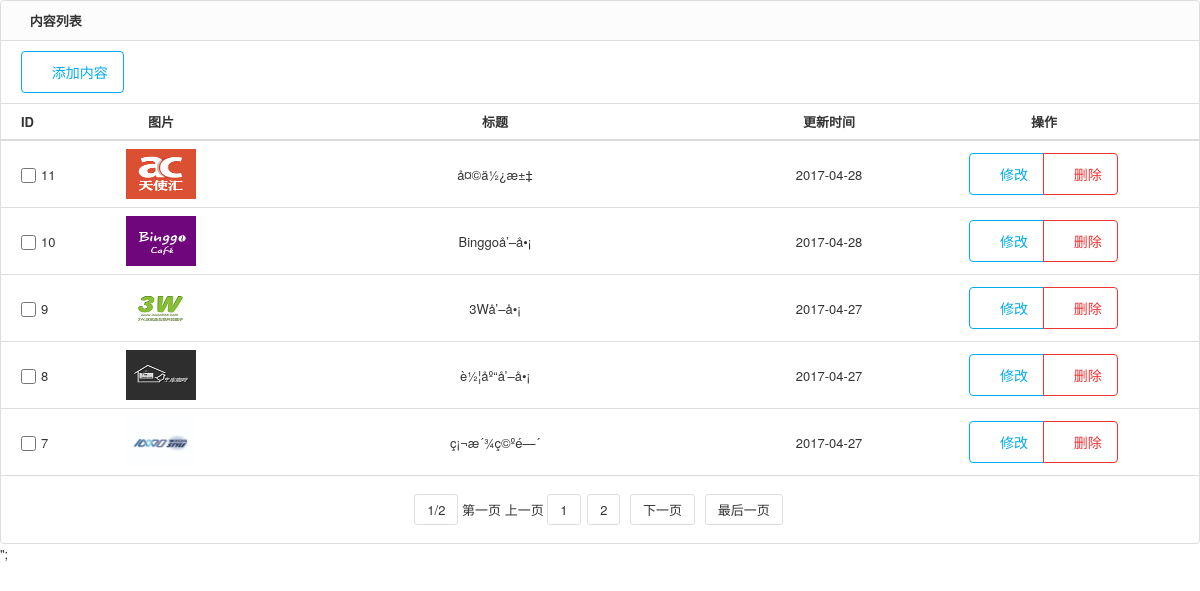
Page /admin/page/list.php?table=company (signed in) on the committed database.
### tables this page shows
CREATE TABLE `company` (
  `id` int(11) NOT NULL AUTO_INCREMENT,
  `title` varchar(100) DEFAULT NULL,
  `imgPath` varchar(100) DEFAULT NULL,
  `content` varchar(2000) DEFAULT NULL,
  `date` varchar(20) DEFAULT NULL,
  PRIMARY KEY (`id`)
);

### admin/util/mysqlConn.php (called while the page is built, shortened)
<?php
	$url = "127.0.0.1";
	$mysqlUser = "root";
	$mysqlPwd = "19910704";
	$dbname = "street";
	$conn = mysqli_connect($url,$mysqlUser,$mysqlPwd,$dbname);
	if ($conn) {
		$connFlag = true;
	}else{
		$connFlag = false;
		$connMsg = "数据库连接失败：".mysqli_connect_error();
	}
?>

### admin/page/list.php (the view, shortened to what this page needs)
<!DOCTYPE html>
<html lang="zh-cn">
<head>
<link rel="stylesheet" href="../css/pintuer.css">
<link rel="stylesheet" href="../css/admin.css">
</head>
<body>
<form method="post" action="" id="listform">
  <div class="panel admin-panel">
    <div class="panel-head"><strong class="icon-reorder"> 内容列表</strong> <a href="" style="float:right; display:none;">添加字段</a></div>
    <div class="padding border-bottom">
      <ul class="search" style="padding-left:10px;">
        <li> <a class="button border-main icon-plus-square-o" href=<?php echo "add.php?table=".$_GET["table"];?>> 添加内容</a> </li>
      </ul>
    </div>
    <table class="table table-hover text-center">
      <tr>
        <th width="100" style="text-align:left; padding-left:20px;">ID</th>
        <?php
          include "../util/mysqlConn.php";
          $tableName = $_GET["table"];
          if ($connFlag) {
            if($tableName != "activity"){
              echo "<th>图片</th>";
            }
          }
        ?>
        <th>标题</th>
        <th width="10%">更新时间</th>
        <th width="310">操作</th>
      </tr>
      <?php
        include "../util/mysqlConn.php";
        $tableName = $_GET["table"];
        $Page_size=5;
        $sql1 = "select * from {$tableName}";
        $result1 = mysqli_query($conn,$sql1);
        $count = mysqli_num_rows($result1);
        $page_count = ceil($count/$Page_size);
        $init=1;
        $max_p=$page_count;
        $pages=$page_count;
        if(empty($_GET['page'])||$_GET['page']<0){
            $page=1;
        }else {
            $page=$_GET['page'];
        }
        $offset=$Page_size*($page-1);
        $sql2 = ("select * from {$tableName} order by id desc limit $offset,$Page_size");
        $result2 = mysqli_query($conn,$sql2);
        if ($result2->num_rows>0) {
          while($row = mysqli_fetch_array($result2,MYSQLI_ASSOC)){
              echo "<tr>
                      <td style='text-align:left; padding-left:20px;'>
                      <input type='checkbox' name='id[]' value='' />".$row["id"]."</td>";
              if ($tableName != "activity") {
                echo "<td width='10%'><img src='../logic/".$row["imgPath"]."' width='70' height='50' /></td>";
              }
              echo "<td>".$row["title"]."</td>
                    <td>".$row["date"]."</td>
                    <td>
                      <div class='button-group'>
                        <a class='button border-main' href='edit.php?id=".$row["id"]."&table={$tableName}"."&title=".$row["title"]."&content=".$row["content"]."'>
                          <span class='icon-edit'></span> 修改</a>
                        <a class='button border-red' href='javascript:void(0)' onclick='return del(".$row["id"].",\"$tableName\")'>
                          <span class='icon-trash-o'></span> 删除</a>
                      </div>
                    </td>
                    </tr>";
          }
        }else{
            echo "<tr><td>查无数据<td></tr>";
          }
        $key='<div class="page">';
        $key.="<span>$page/$pages</span> ";
        if($page!=1){
            $key.="<a href=\"".$_SERVER['PHP_SELF']."?page=1&table={$tableName}\">第一页</a> ";
            $key.="<a href=\"".$_SERVER['PHP_SELF']."?page=".($page-1)."&table={$tableName}\">上一页</a>";
        }else {
            $key.="第一页 ";
            $key.="上一页";
        }
        for($i=$init;$i<=$max_p;$i++){
            if($i==$page){
                $key.=' <span>'.$i.'</span>';
            } else {
                $key.=" <a href=\"".$_SERVER['PHP_SELF']."?page=".$i."&table={$tableName}\">".$i."</a>";
            }
        }
        if($page!=$pages){
            $key.=" <a href=\"".$_SERVER['PHP_SELF']."?page=".($page+1)."&table={$tableName}\">下一页</a> ";
            $key.="<a href=\"".$_SERVER['PHP_SELF']."?page={$pages}&table={$tableName}\">最后一页</a>";
        }else {
            $key.="下一页 ";
            $key.="最后一页";
        }
        $key.='</div>';
        ?>
      <tr>
        <td colspan="8">
            <div class="pagelist">
              <?php echo $key ?>
            </div>
        </td>
      </tr>
    </table>
  </div>
</form>
    ";
</body>
</html>

### admin/css/admin.css (style rules this page uses)
body { color:#333; font-size:13px; }
input,select,textarea { color:#333; }
.panel { background:#fff; }
ul,li { list-style-type:none; }
.button { padding:10px 15px; }
.table th { text-align:center; }
.table td { vertical-align:middle; }
.pagelist { padding:10px 0; text-align:center; }
.pagelist span,.pagelist a { border-radius:3px; border:1px solid #dfdfdf;display:inline-block; padding:5px 12px; }
.pagelist a { margin:0 3px; }
.search { overflow:hidden; }
.search li { float:left; margin-right:15px; line-height:35px; }
input[type="checkbox"], input[type="radio"] { width:15px; height:15px; vertical-align:-3px; margin-right:5px; }

### rows in the picture
company: id "11", imgPath (picture), title "å¤©ä½¿æ±‡", date "2017-04-28"
company: id "10", imgPath (picture), title "Binggoå’–å•¡", date "2017-04-28"
company: id "9", imgPath (picture), title "3Wå’–å•¡", date "2017-04-27"
company: id "8", imgPath (picture), title "è½¦åº“å’–å•¡", date "2017-04-27"
company: id "7", imgPath (picture), title "ç¡¬æ´¾ç©ºé—´", date "2017-04-27"

### other values in the picture
$page "1"
$pages "2"
